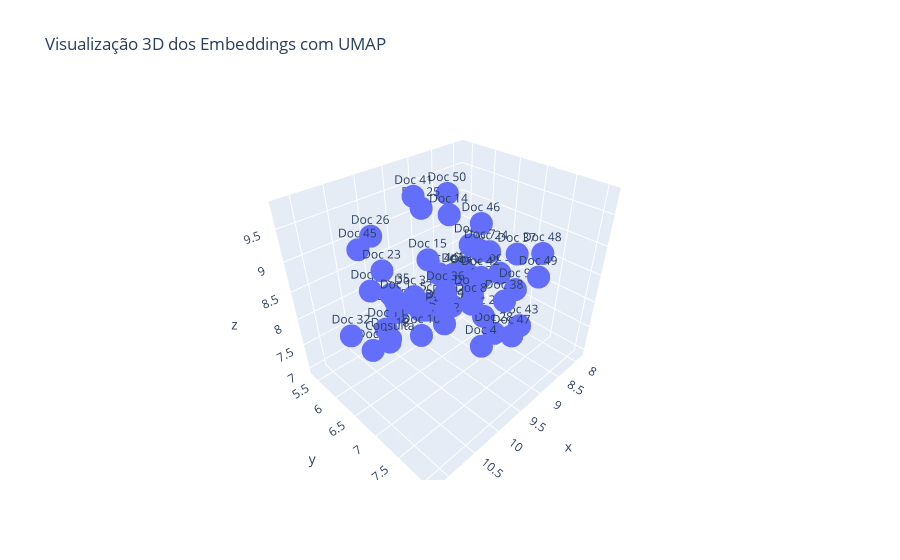

Notebook code for this chart:
### Code cell
# Verificar a dimensão de um embedding
if embeddings:
    embedding_dim = len(embeddings[0])
    print(f"Dimensão dos embeddings: {embedding_dim}")
else:
    print("Nenhum embedding encontrado.")

# Verificar se todos os embeddings possuem a mesma dimensão
dims = set(len(vec) for vec in embeddings)
if len(dims) > 1:
    print(f"Atenção: Embeddings com diferentes dimensões encontradas: {dims}")
else:
    print("Todos os embeddings têm dimensões consistentes.")

# Redução para 2D com PCA (inclui a query)
top_k = 50
similarities = [cosine_similarity(query_embedding, doc_embedding) for doc_embedding in embeddings]
sorted_indices = np.argsort(similarities)[::-1]
top_embeddings = [embeddings[i] for i in sorted_indices[:top_k]]

points_2d = PCA(n_components=2).fit_transform(np.array(top_embeddings + [query_embedding]))

plt.figure(figsize=(10, 6))
for i in range(top_k):
    plt.scatter(*points_2d[i], color='blue')
    plt.text(points_2d[i][0], points_2d[i][1], f'Doc {i+1}', color='blue', fontsize=9)

plt.scatter(*points_2d[-1], color='red', marker='X', s=100, label='Consulta')
plt.text(points_2d[-1][0], points_2d[-1][1], 'Consulta', color='red', fontsize=10)
plt.title("Visualização 2D dos embeddings mais semelhantes")
plt.xlabel("PCA 1")
plt.ylabel("PCA 2")
plt.grid(True)
plt.legend()
plt.tight_layout()
plt.show()

# Visualização 3D com UMAP (inclui a query)
try:
    reduced_3d = umap.UMAP(n_components=3).fit_transform(np.array(top_embeddings + [query_embedding]))

    fig = px.scatter_3d(
        x=reduced_3d[:, 0],
        y=reduced_3d[:, 1],
        z=reduced_3d[:, 2],
        text=[f'Doc {i+1}' for i in range(top_k)] + ['Consulta'],
        title="Visualização 3D dos Embeddings com UMAP"
    )
    fig.show()
except Exception as e:
    print(f"Erro ao gerar visualização 3D com UMAP: {e}")

### Figure 1 — Plotly figure (JSON) as saved in the notebook; plotly's stock layout.template omitted (floating-point values rounded to 4 significant figures)
{"data": [{"hovertemplate": "x=%{x}<br>y=%{y}<br>z=%{z}<br>text=%{text}<extra></extra>", "legendgroup": "", "marker": {"color": "#636efa", "symbol": "circle"}, "mode": "markers+text", "name": "", "scene": "scene", "showlegend": false, "text": ["Doc 1", "Doc 2", "Doc 3", "Doc 4", "Doc 5", "Doc 6", "Doc 7", "Doc 8", "Doc 9", "Doc 10", "Doc 11", "Doc 12", "Doc 13", "Doc 14", "Doc 15", "Doc 16", "Doc 17", "Doc 18", "Doc 19", "Doc 20", "Doc 21", "Doc 22", "Doc 23", "Doc 24", "Doc 25", "Doc 26", "Doc 27", "Doc 28", "Doc 29", "Doc 30", "Doc 31", "Doc 32", "Doc 33", "Doc 34", "Doc 35", "Doc 36", "Doc 37", "Doc 38", "Doc 39", "Doc 40", "Doc 41", "Doc 42", "Doc 43", "Doc 44", "Doc 45", "Doc 46", "Doc 47", "Doc 48", "Doc 49", "Doc 50", "Consulta"], "type": "scatter3d", "x": [10.88, 9.066, 10.99, 9.91, 9.18, 8.676, 9.104, 10.19, 8.988, 9.767, 10.6, 8.812, 8.206, 9.561, 10.04, 8.629, 9.755, 10.39, 7.878, 9.13, 8.125, 10.64, 10.74, 8.267, 9.533, 10.41, 8.232, 9.506, 9.517, 8.621, 8.985, 11.18, 8.533, 9.626, 10.3, 9.685, 8.717, 9.744, 9.388, 8.967, 9.772, 9.317, 9.463, 9.296, 10.7, 8.607, 9.801, 8.477, 9.025, 9.085, 11.05], "y": [7.169, 6.112, 6.749, 7.69, 5.362, 6.319, 6.906, 7.739, 7.495, 6.298, 6.532, 5.469, 5.475, 6.734, 6.828, 6.087, 5.676, 6.311, 5.513, 7.049, 5.819, 6.31, 6.768, 6.388, 6.147, 6.125, 6.033, 7.575, 6.595, 6.911, 6.68, 6.58, 5.773, 5.995, 6.297, 6.787, 7.274, 7.884, 5.856, 5.604, 6.268, 7.122, 7.955, 6.241, 6.239, 6.474, 8.083, 7.548, 7.872, 6.216, 7.234], "z": [9.133, 7.12, 8.16, 8.143, 7.247, 8.646, 8.96, 9.023, 8.513, 7.393, 8.165, 7.098, 7.476, 9.619, 9.177, 7.949, 7.517, 7.712, 7.519, 7.853, 7.566, 8.719, 9.296, 8.379, 9.509, 9.394, 7.463, 8.054, 7.922, 8.352, 7.97, 8.422, 7.049, 7.944, 8.481, 8.458, 8.893, 8.911, 7.459, 6.968, 9.8, 8.7, 8.392, 8.34, 9.356, 9.055, 8.499, 8.918, 8.921, 9.616, 8.649]}], "layout": {"legend": {"tracegroupgap": 0}, "scene": {"domain": {"x": [0, 1], "y": [0, 1]}, "xaxis": {"title": {"text": "x"}}, "yaxis": {"title": {"text": "y"}}, "zaxis": {"title": {"text": "z"}}}, "title": {"text": "Visualização 3D dos Embeddings com UMAP"}}}
